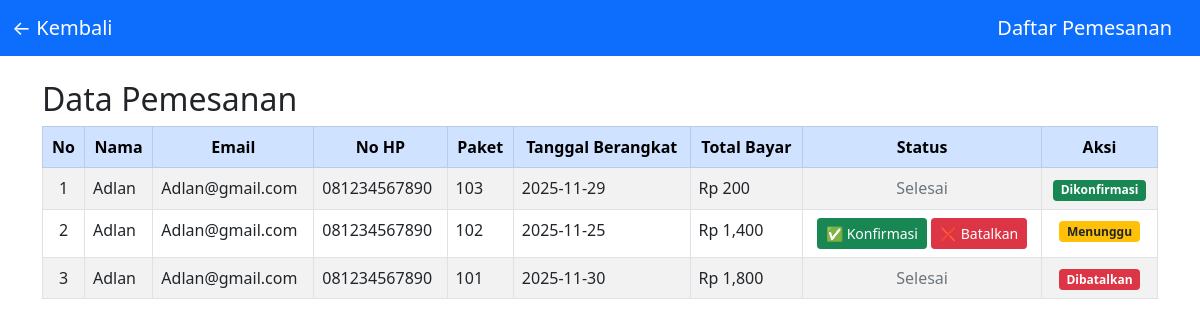
The app's page /Wisata/admin/daftar_pesanan.php with its own data.
### tables this page shows
CREATE TABLE `pemesanan` (
  `id_pemesanan` int(11) NOT NULL,
  `nama_pelanggan` varchar(100) NOT NULL,
  `email` varchar(100) NOT NULL,
  `telepon` varchar(20) NOT NULL,
  `id_akun` int(11) NOT NULL,
  `id_paket` int(11) NOT NULL,
  `tanggal_berangkat` date NOT NULL,
  `durasi` varchar(30) NOT NULL,
  `jumlah_orang` int(11) NOT NULL,
  `total_bayar` int(11) NOT NULL,
  `status` enum('dikonfirmasi','dibatalkan','menunggu') NOT NULL
);

### Wisata/config/controller.php (called while the page is built, shortened)
<?php
include 'db.php';
function select($query){
    global $db;
    $result = mysqli_query($db, $query);
    $rows = [];
    while ($row = mysqli_fetch_assoc($result)){
        $rows[] = $row;
    }
    return $rows;
}
?>

### Wisata/admin/daftar_pesanan.php (the view, shortened to what this page needs)
<?php
$data = select("SELECT * FROM pemesanan ORDER BY id_pemesanan DESC");
?>
<!doctype html>
<html lang="id">
<head>
  <link href="https://cdn.jsdelivr.net/npm/bootstrap@5.0.2/dist/css/bootstrap.min.css" rel="stylesheet">
</head>
<body>
<nav class="navbar navbar-dark bg-primary">
  <div class="container-fluid">
    <a class="navbar-brand" href="awal.php">← Kembali</a>
    <span class="navbar-brand mb-0 h1">Daftar Pemesanan</span>
  </div>
</nav>
<div class="container my-4">
  <h2>Data Pemesanan</h2>
  <table class="table table-bordered table-striped">
    <thead class="table-primary text-center">
      <tr>
        <th>No</th>
        <th>Nama</th>
        <th>Email</th>
        <th>No HP</th>
        <th>Paket</th>
        <th>Tanggal Berangkat</th>
        <th>Total Bayar</th>
        <th>Status</th>
        <th>Aksi</th>
      </tr>
    </thead>
    <tbody>
      <?php $no = 1; foreach ($data as $row) : ?>
      <tr>
        <td class="text-center"><?= $no++; ?></td>
        <td><?= $row['nama_pelanggan']; ?></td>
        <td><?= $row['email']; ?></td>
        <td><?= $row['telepon']; ?></td>
        <td><?= $row['id_paket']; ?></td>
        <td><?= $row['tanggal_berangkat']; ?></td>
        <td>Rp <?= number_format($row['total_bayar']); ?></td>
        <td class="text-center">
  <?php if ($row['status'] == 'menunggu'): ?>
    <a href="konfirmasi.php?id=<?= $row['id_pemesanan']; ?>"
       class="btn btn-success btn-sm"
       onclick="return confirm('Konfirmasi pesanan ini?')">
       ✅ Konfirmasi
    </a>
    <a href="tolak.php?id=<?= $row['id_pemesanan']; ?>"
       class="btn btn-danger btn-sm"
       onclick="return confirm('Batalkan pesanan ini?')">
       ❌ Batalkan
    </a>
  <?php else: ?>
    <span class="text-muted">Selesai</span>
  <?php endif; ?>
</td>
        <td class="text-center">
          <?php if ($row['status'] == 'menunggu'): ?>
  <span class="badge bg-warning text-dark">Menunggu</span>
<?php elseif ($row['status'] == 'dikonfirmasi'): ?>
  <span class="badge bg-success">Dikonfirmasi</span>
<?php elseif ($row['status'] == 'dibatalkan'): ?>
  <span class="badge bg-danger">Dibatalkan</span>
<?php else: ?>
  <span class="badge bg-secondary"><?= $row['status']; ?></span>
<?php endif; ?>
        </td>
      </tr>
      <?php endforeach; ?>
    </tbody>
  </table>
</div>
</body>
</html>

### records on screen
pemesanan: nama_pelanggan "Adlan", email "Adlan@gmail.com", telepon "081234567890", id_paket "103", tanggal_berangkat "2025-11-29", total_bayar "200", status "Selesai"
pemesanan: nama_pelanggan "Adlan", email "Adlan@gmail.com", telepon "081234567890", id_paket "102", tanggal_berangkat "2025-11-25", total_bayar "1,400", status "Menunggu"
pemesanan: nama_pelanggan "Adlan", email "Adlan@gmail.com", telepon "081234567890", id_paket "101", tanggal_berangkat "2025-11-30", total_bayar "1,800", status "Selesai"
